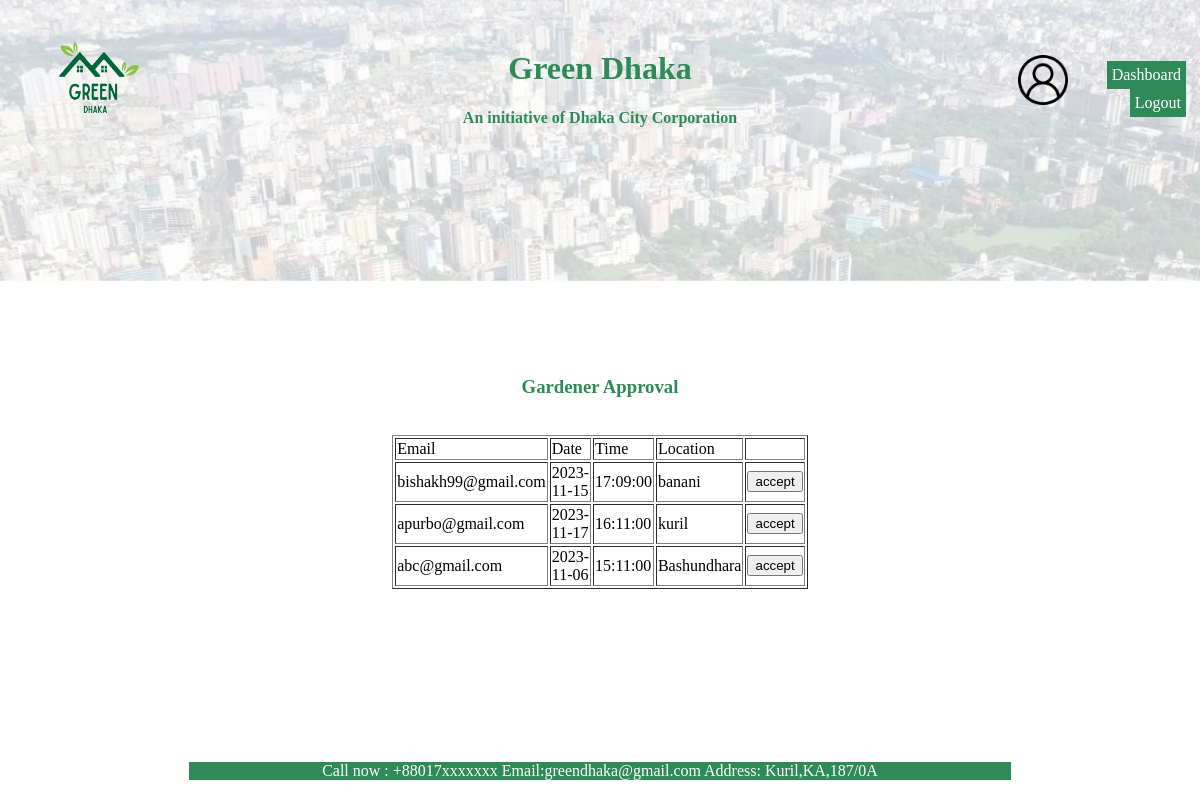
The app's page /View/adminHiringagardener.php (signed in) with its own data.
### tables this page shows
CREATE TABLE `gardener` (
  `email` varchar(100) NOT NULL,
  `date` date NOT NULL,
  `time` time NOT NULL,
  `loc` varchar(100) NOT NULL
);

### View/adminHiringagardener.php (the view, shortened to what this page needs)
<?php
    $con = mysqli_connect('127.0.0.1', 'root', '', 'greendhaka');
    $sql = "SELECT * FROM `gardener`";
    $result = mysqli_query($con, $sql);
?>
    <link rel="stylesheet" href="../Asset/styleAdmin.css">
    <form method="post" action="../Controller/solarinsert.php">
    <table border="0" width = "100%" height = "100%">
            <tr >
                <td height="5%" width="15%" align="center">
                    <img src="../Images/logo.png" height="100" width="100" alt="Green Dhaka Logo">
                </td>
                <td align="center" height="5%"width="70%">
                    <h1 style="color:SeaGreen;">  </h1> <br>
                    <h1 style="color:SeaGreen;"> Green Dhaka </h1>
                    <h4 style="color:SeaGreen;"> An initiative of Dhaka City Corporation </h4>
                </td>
                <td >
                <table border="0" align="center">
                    <tr>
                        <td> <img src="../Images/user.png" height="50" width="50" alt="User Logo">
                        </td>
                        <td align="right"> <br>
                             <a href="adminDashboard.php">Dashboard</a>
                             <a href="login.php"> Logout <a>
                        </td>
                    </tr>
                </table>
                </td>
            </tr>
            <tr>
                <td colspan="3" align="center" height ="8%">
                </td>
            </tr>
            <tr>
            <td>
            </td>
                <td align ="center">
                <h3 style="color:SeaGreen;"> <b> Gardener Approval </b> </h3>
                <br>
                <table border="1" width = 50% align ="center">
                        <tr >
                            <td> Email   </td>
                            <td> Date   </td>
                            <td> Time   </td>
                            <td> Location   </td>
                            <td align ="center" >    </td>
                        </tr>
                        <?php while($data = mysqli_fetch_assoc($result)){ ?>
                                <tr>
                                    <td><?=$data['email']?></td>
                                    <td><?=$data['date']?></td>
                                    <td><?=$data['time']?></td>
                                    <td><?=$data['loc']?></td>
                                    <td align ="center" >     <input type="button" name"accept" value="accept" </td>
                                </tr>
                              <?php  } ?>
                    </table>
                </td>
                <td>
            </td>
            </tr>
            <tr height ="5%" align="center">
                <td>
                </td>
                <td>
                <p style="color:white;background-color:SeaGreen;"> Call now : +88017xxxxxxx Email:greendhaka@gmail.com Address: Kuril,KA,187/0A </p>
                </td>
                <td>
                </td>
            </tr>
    </table>
    </form>

### Asset/styleAdmin.css (style rules this page uses)
a:link { background-color: SeaGreen; color: white; padding: 5px 5px; text-align: center; text-decoration: none; display: inline-block; }

### records on screen
gardener: email "bishakh99@gmail.com", date "2023-11-15", time "17:09:00", loc "banani"
gardener: email "apurbo@gmail.com", date "2023-11-17", time "16:11:00", loc "kuril"
gardener: email "abc@gmail.com", date "2023-11-06", time "15:11:00", loc "Bashundhara"
